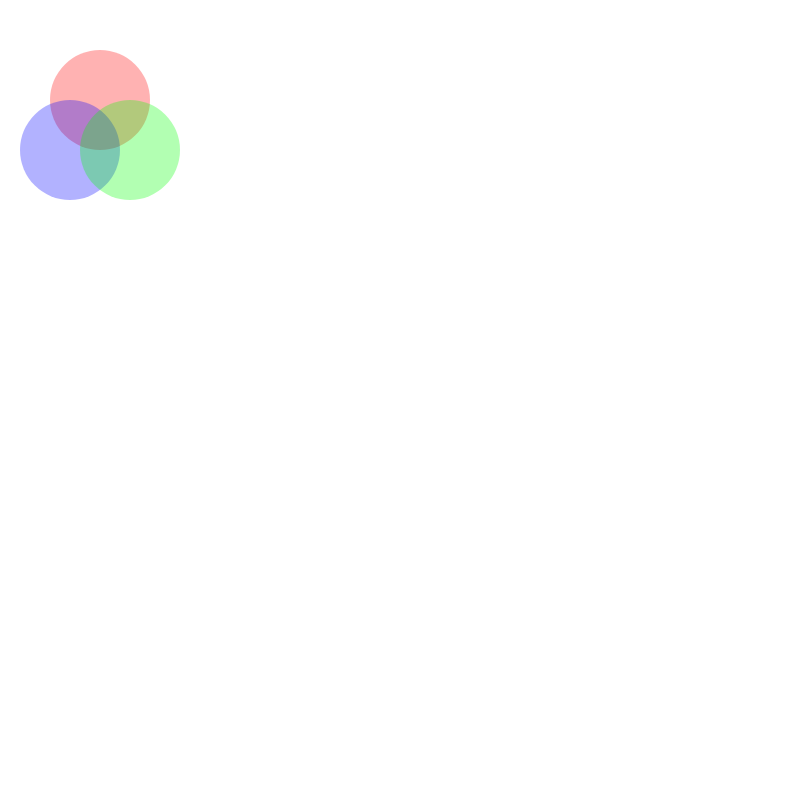
Frame 1 (no input)
Frame 60 (no input): identical to frame 1, image omitted
Frame 120 (the mouse pressed at the canvas centre since frame 60): identical to frame 1, image omitted

The p5.js sketch that drew this single still picture (run headless with seeded random() and noise() and a simulated clock; from frame 60 on, the mouse is pressed at the canvas centre):

// p5.js sketch
// ── sketch.js
function setup() {
    createCanvas(800, 800);
}

function draw() {

    colorMode(RGB, 255, 255, 255, 1);
    background(255);
    noStroke();

    fill(255, 0, 0, 0.3);
    circle(100, 100, 100);

    fill(0, 0, 255, 0.3);
    circle(70, 150, 100);

    fill(0, 255, 0, 0.3);
    circle(130, 150, 100);
}
